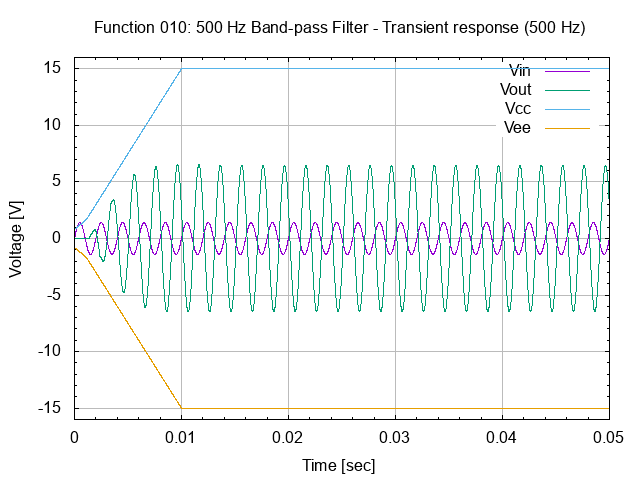

Here is the gnuplot script that generated this plot:
# set terminal
set term png

#set graph
set output "26.010.00.01.01.01.png"
set title "Function 010: 500 Hz Band-pass Filter - Transient response (500 Hz)"

# setup Y-axis
set yrange [-16:16]
set grid ytics lt 1 lw 1 lc rgb "#bbbbbb"
set mytics
set ylabel "Voltage [V]"

# setup X-axis
set grid xtics lt 1 lw 1 lc rgb "#bbbbbb"
set mxtics
set xlabel "Time [sec]"

# setup plot style
set style data lines
plot '26.010.00.01.01.dat' using 1:2 title "Vin", \
     '26.010.00.01.01.dat' using 1:3 title "Vout", \
     '26.010.00.01.01.dat' using 1:4 title "Vcc", \
     '26.010.00.01.01.dat' using 1:5 title "Vee"

# set output back to default
set output

# reset terminal type
set terminal pop
